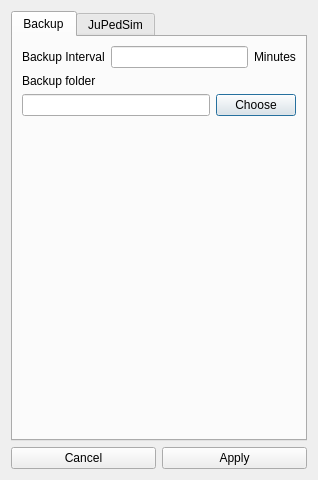
<?xml version="1.0" encoding="UTF-8"?>
<ui version="4.0">
 <class>SettingDialog</class>
 <widget class="QDialog" name="SettingDialog">
  <property name="geometry">
   <rect>
    <x>0</x>
    <y>0</y>
    <width>318</width>
    <height>480</height>
   </rect>
  </property>
  <property name="windowTitle">
   <string>Setting</string>
  </property>
  <layout class="QVBoxLayout" name="verticalLayout">
   <item>
    <layout class="QVBoxLayout" name="verticalLayout_3">
     <item>
      <widget class="QTabWidget" name="tabWidget">
       <property name="currentIndex">
        <number>0</number>
       </property>
       <widget class="QWidget" name="backupTab">
        <attribute name="title">
         <string>Backup</string>
        </attribute>
        <layout class="QHBoxLayout" name="horizontalLayout_5">
         <item>
          <layout class="QGridLayout" name="gridLayout_3">
           <item row="2" column="0">
            <layout class="QHBoxLayout" name="horizontalLayout_4">
             <item>
              <widget class="QLineEdit" name="locationLine"/>
             </item>
             <item>
              <widget class="QPushButton" name="chooseButton">
               <property name="text">
                <string>Choose</string>
               </property>
              </widget>
             </item>
            </layout>
           </item>
           <item row="0" column="0">
            <layout class="QHBoxLayout" name="horizontalLayout">
             <item>
              <widget class="QLabel" name="label">
               <property name="text">
                <string>Backup Interval</string>
               </property>
              </widget>
             </item>
             <item>
              <widget class="QLineEdit" name="timeLine">
               <property name="text">
                <string/>
               </property>
              </widget>
             </item>
             <item>
              <widget class="QLabel" name="label_2">
               <property name="text">
                <string>Minutes</string>
               </property>
              </widget>
             </item>
            </layout>
           </item>
           <item row="1" column="0">
            <widget class="QLabel" name="label_3">
             <property name="text">
              <string>Backup folder</string>
             </property>
            </widget>
           </item>
           <item row="3" column="0">
            <spacer name="verticalSpacer_2">
             <property name="orientation">
              <enum>Qt::Vertical</enum>
             </property>
             <property name="sizeHint" stdset="0">
              <size>
               <width>20</width>
               <height>40</height>
              </size>
             </property>
            </spacer>
           </item>
          </layout>
         </item>
        </layout>
       </widget>
       <widget class="QWidget" name="tab">
        <attribute name="title">
         <string>JuPedSim</string>
        </attribute>
        <layout class="QVBoxLayout" name="verticalLayout_5">
         <item>
          <layout class="QVBoxLayout" name="verticalLayout_2">
           <item>
            <widget class="QLabel" name="label_4">
             <property name="text">
              <string>JPScore</string>
             </property>
            </widget>
           </item>
           <item>
            <layout class="QHBoxLayout" name="horizontalLayout_3">
             <item>
              <widget class="QLineEdit" name="lineEdit_JPScore"/>
             </item>
             <item>
              <widget class="QPushButton" name="pushButton_chooseJPScore">
               <property name="text">
                <string>Choose</string>
               </property>
              </widget>
             </item>
            </layout>
           </item>
          </layout>
         </item>
         <item>
          <widget class="Line" name="line">
           <property name="orientation">
            <enum>Qt::Horizontal</enum>
           </property>
          </widget>
         </item>
         <item>
          <layout class="QVBoxLayout" name="verticalLayout_4">
           <item>
            <widget class="QLabel" name="label_5">
             <property name="text">
              <string>JPSvis</string>
             </property>
            </widget>
           </item>
           <item>
            <layout class="QHBoxLayout" name="horizontalLayout_6">
             <item>
              <widget class="QLineEdit" name="lineEdit_JPSvis"/>
             </item>
             <item>
              <widget class="QPushButton" name="pushButton_chooseJPSvis">
               <property name="text">
                <string>Choose</string>
               </property>
              </widget>
             </item>
            </layout>
           </item>
          </layout>
         </item>
         <item>
          <spacer name="verticalSpacer">
           <property name="orientation">
            <enum>Qt::Vertical</enum>
           </property>
           <property name="sizeHint" stdset="0">
            <size>
             <width>20</width>
             <height>40</height>
            </size>
           </property>
          </spacer>
         </item>
        </layout>
       </widget>
      </widget>
     </item>
     <item>
      <layout class="QHBoxLayout" name="horizontalLayout_2">
       <item>
        <widget class="QPushButton" name="cancelButton">
         <property name="text">
          <string>Cancel</string>
         </property>
        </widget>
       </item>
       <item>
        <widget class="QPushButton" name="applyButton">
         <property name="text">
          <string>Apply</string>
         </property>
        </widget>
       </item>
      </layout>
     </item>
    </layout>
   </item>
  </layout>
 </widget>
 <resources/>
 <connections/>
</ui>
